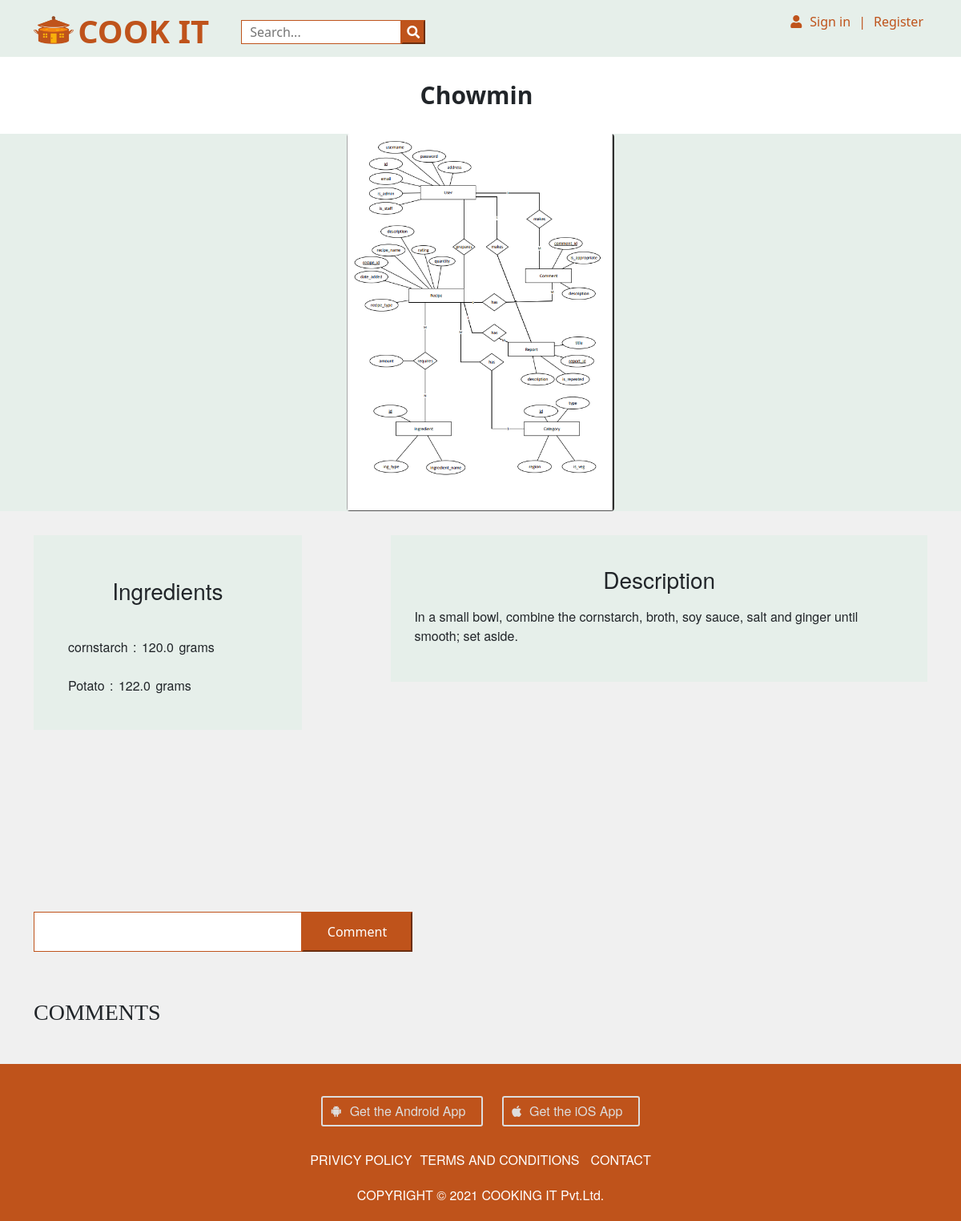
Screenshot of /view/1/ with the database file from the repository.
### app_recipe/models.py (models this page shows, shortened)
class Recipe(models.Model):
    recipe_name     = models.CharField(max_length= 100, blank = False, null= False)
    description     = models.TextField(blank= False, null= False)
    quantity        = models.CharField(max_length= 30, null=True, blank= True)
    date_added      = models.DateTimeField(auto_now_add= True, blank= False)
    recipe_type     = models.ForeignKey(Category,
                            blank= True, null= True,
                            on_delete = models.CASCADE
                            )
    created_by      = models.ForeignKey(
                    CustomUser,
                    on_delete=models.CASCADE
        )
    image_file      = models.ImageField(null = True, blank = True,default = 'image_default.png')

class Recipe_Ingredient(models.Model):
    recipe      = models.ForeignKey(Recipe,
                    blank= True, null= False,
                    on_delete = models.CASCADE)
    ingredient  = models.ForeignKey(Ingredient,
                    blank = False, null= False,
                    on_delete = models.CASCADE)
    amount      = models.FloatField(null=False, blank= False)

class Ingredient(models.Model):
    ingredient_name     = models.CharField(max_length=100, unique= True)
    ingredient_type     = models.CharField(max_length=30)
    measurement_scale   = models.CharField(max_length=30)
    def __str__(self):
        return f'{ self.ingredient_name }'

### app_recipe/views.py (the view, shortened to what this page needs)
# urls.py: path('view/<int:id>/', viewRecipe, name = 'view_recipe'),
def viewRecipe(request, id):
    commentform = CommentForm()
    recipe      = Recipe.objects.get(id = id)
    comments    = Comment.objects.filter(recipe= recipe)
    ingredients = Recipe_Ingredient.objects.filter(recipe= recipe)
    if not recipe:
        raise Http404
    return render(request, 'app_recipe/recipe_details.html',{
        'recipeInfo' : recipe,
        'comments'   : comments,
        'ingredients': ingredients,
        'form'       : commentform,
    })

### app_recipe/forms.py
class CommentForm(forms.ModelForm):
    class Meta:
        model   = Comment
        exclude = ('recipe', 'created_by', 'is_appropriate',)

### app_recipe/models.py (called while the page is built)
    def __str__(self):
        return f'{ self.c_type }'

### app_recipe/templates/app_recipe/recipe_details.html (shortened to what this page needs)
{% extends 'app_recipe/base.html' %}
{% load static %}
{% block content %}
<div class="container">
    <div class="wrapper-box">
        <div class="wrapper1">
            <span class="inner">
                {{ recipeInfo.recipe_name }}
            </span>
        </div>
    </div>
</div>
<div class="background-col1">
<div class="container">
    <div class="recipe-photo">
        <div class="text-center">
            <img src="{{ recipeInfo.image_file.url }}" class="rounded" alt="chicken_pasta">
        </div>
    </div>
</div>
</div>
<div class="background3">
<div class="container">
    <div class="ingredient">
        <span class="inner">
            <h3> Ingredients</h3>
        </span>
        <div class="ingredient-content">
            <span>
                {% for ri in ingredients %}<br>
                {{ ri.ingredient }} : {{ ri.amount }} {{ ri.ingredient.measurement_scale }} <br>
                {% endfor %}
            </span>
        </div>
    </div>
    <div class="description">
        <span class="inner">
            <h3> Description</h3>
        </span>
        <div class="description-content">
            {{ recipeInfo.description }}
        </div>
    </div>
</div>
</div>
<div class="background-col">
    <div class="whole-box">
        <div class="container">
        <div class="comment-box">
            <div class="comment">
                <form action="" method="post" enctype="multipart/form-data">
                    {{ form.description }}
                    <button type="Submit" name="Search" class="buttn">Comment </button>
                </form>
            </div>
        </div>
    </div>
</div>
<br>
<div class="whole-box">
    <div class="container">
        <div class=comments1>
            <div class="head">
                <h3>COMMENTS</h3>
            </div>
    </div>
</div>
</div>
{% endblock %}

### app_recipe/static/app_recipe/css/cookit.css (style rules this page uses)
* { margin: 0; padding: 0; box-sizing: border-box; }
body { font-family: Muli,Helvetica Neue,sans-serif; line-height: 1.7em; }
.container { margin: auto; max-width: 1100px; }
input { border:1px #bf531b solid; height: 30px; width: 200px; padding: 10px; }
.background-col { background-color: #f0f0f0; }
span { padding-top: 30px; }
.inner { line-height: 26px; line-height: 1.625rem; }
.background-col1 { background-color: #e6efea; }
.wrapper-box { padding-bottom: 20px; }
.wrapper1 { background-color: #fff; padding: 15px; line-height: 0; margin-top: 20px; margin-right: 10px; text-align: center; }
.wrapper1 span { padding: 20px; font-size: 30px; font-size: Muli,Helvetica Neue,sans-serif; font-weight: 700; }
.text-center { margin:auto; width: 50%; min-height: 100%; }
.text-center img { display: block; margin:auto; width: 60%; }
.background3 { height: 475px; width: auto; background-color:#f0f0f0 ; }
.ingredient { background-color: #e6efea; width: 30%; float: left; padding: 43px; margin-top: 30px; font-family: Muli, "Helvetica Neue", sans-serif; }
.ingredient h3 { padding: 10px; text-align: center; }
.description { background-color: #e6efea; width: 60%; padding: 29px; float: right; margin-top: 30px; font-family: Muli, "Helvetica Neue", sans-serif; }
.description h3 { padding: 10px; text-align: center; }
.ingredient-content span { padding: 10px; word-spacing: 2px; }
.whole-box { padding-bottom: 20px; }
.comment { width: 50%; float: left; height: 100px; padding-top: 25px; padding-bottom: 20px; position: relative; }
.buttn { width: auto; height:50px; padding: 0px 30px; position: absolute; background-color: #bf531b; color: #fff; border-color:#bf531b ; box-shadow:none; cursor: pointer; }
.comment input { height: 50px; width: 60%; padding: 10px; }
.comments1 h3 { font-family: Roboto slab,serif; padding: 20px 0px; margin-top: 70px; }

### rows the page displays
Recipe: recipe_name "Chowmin", image_file (picture), description "In a small bowl, combine the cornstarch, broth, soy sauce, salt and ginger until smooth; set aside."
Recipe_Ingredient: ingredient "cornstarch", amount "120.0", ingredient.measurement_scale "grams"
Recipe_Ingredient: ingredient "Potato", amount "122.0", ingredient.measurement_scale "grams"
